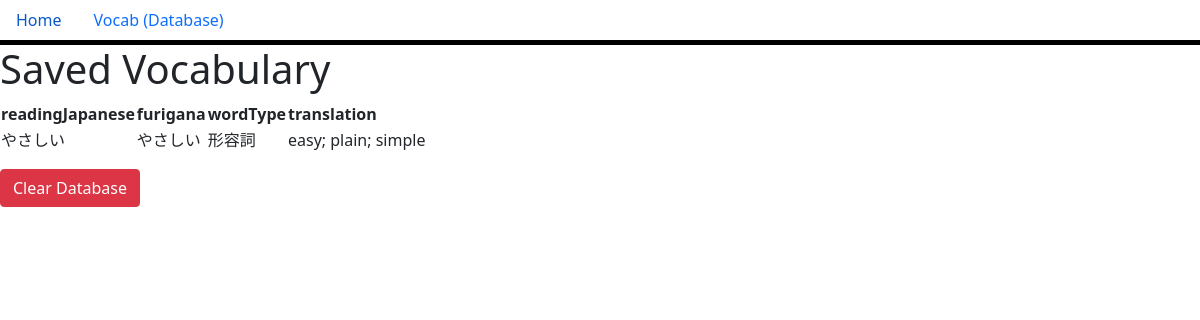
The app's page /saved with its own data.
### main.py (models this page shows, shortened)
class SavedVocab(db.Model):
    id = db.Column(db.Integer, primary_key=True)
    readingJapanese = db.Column(db.String(50), nullable=False)
    wordType = db.Column(db.String(6), nullable=False)
    translation = db.Column(db.String(300), nullable=False)
    furigana = db.Column(db.String(100), nullable=True)

### main.py (the view)
@app.route("/saved", methods=["GET"])
def show_saved_words():
    saved_words = SavedVocab.query.all()
    return render_template("saved_vocab.html", words=saved_words)

### templates/saved_vocab.html
{% extends 'base.html' %}
{% block body %}
<h1>Saved Vocabulary</h1>
<table>
    <tr>
        <th>readingJapanese</th>
        <th>furigana</th>
        <th>wordType</th>
        <th>translation</th>
    </tr>
    {% for item in words %}
        <tr>
            <td>{{ item.readingJapanese }}</td>
            <td>{{ item.furigana }}</td>
            <td>{{ item.wordType }}</td>
            <td>{{ item.translation }}</td>
        </tr>
    {% endfor %}
</table>
<form method="post" action="/clear_saved" style="margin-top: 1em;">
    <button type="submit" class="btn btn-danger">Clear Database</button>
</form>
{% endblock %}

### records on screen
SavedVocab: readingJapanese "やさしい", furigana "やさしい", wordType "形容詞", translation "easy; plain; simple"
